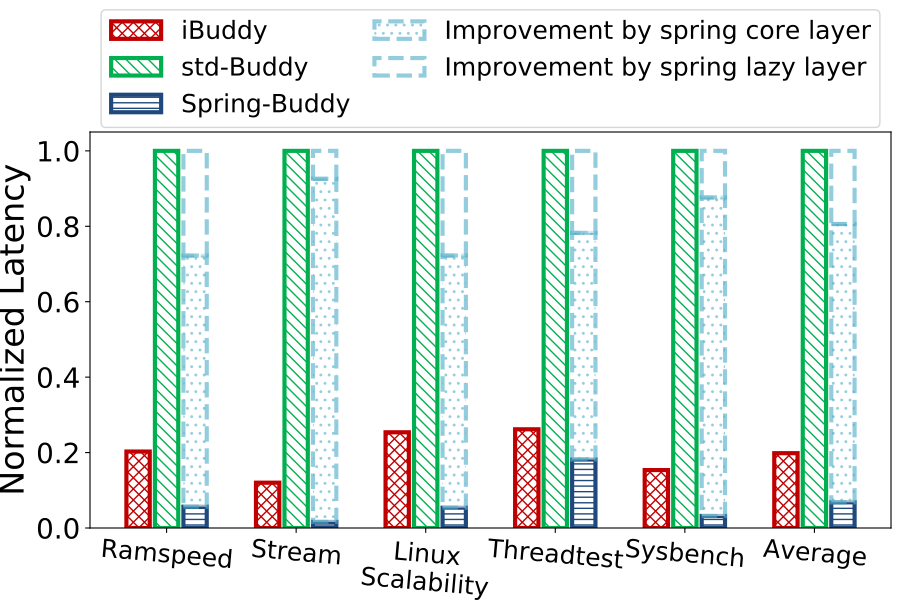

Here is the Python script that generated this plot:
import sys,os
import matplotlib.pyplot as plt
import numpy as np
from matplotlib.ticker import ScalarFormatter

colorDict = {'iBuddy': '#C00000', 'std-Buddy': '#00B050', 'Spring-Buddy (with fixlazy)': '#F79646', 'Spring-Buddy': '#1f497d', 'Improvement by spring core layer':'#4BACC6', 'Improvement by spring lazy layer':'#4BACC6'}
hatchDict = {'iBuddy': 'xxx', 'std-Buddy': '\\\\\\', 'Spring-Buddy (with fixlazy)': '///', 'Spring-Buddy': '---', 'Improvement by spring core layer':'..', 'Improvement by spring lazy layer':''}

tickArr = ['Ramspeed', 'Stream', 'Linux\nScalability', 'Threadtest', 'Sysbench', 'Average']

yDict = {
    "std-Buddy": [1697, 5069, 1651, 1173, 3919],
    "iBuddy": [344, 609, 419, 307, 602],
    "Spring-Buddy": [96, 82, 89, 213, 125],
    "fixlazy-Buddy": [567, 457, 547, 468, 609],
}

stdArr = []
iBuddyArr = []
springArr = []
coreArr = []
lazyArr = []

for i in range(5):
    stdArr.append(float(yDict["std-Buddy"][i])/yDict["std-Buddy"][i])
    iBuddyArr.append(float(yDict["iBuddy"][i])/yDict["std-Buddy"][i])
    springArr.append(float(yDict["Spring-Buddy"][i])/yDict["std-Buddy"][i])

    coreArr.append(float(yDict["std-Buddy"][i]-yDict["fixlazy-Buddy"][i])/yDict["std-Buddy"][i])
    lazyArr.append(float(yDict["fixlazy-Buddy"][i]-yDict["Spring-Buddy"][i])/yDict["std-Buddy"][i])

labelArr = ['iBuddy', 'std-Buddy', 'Spring-Buddy']
allArr = [iBuddyArr, stdArr, springArr]

for l in allArr:
    l.append(sum(l)/len(l))

padLabelArr = ['Improvement by spring core layer', 'Improvement by spring lazy layer']
padArr = [coreArr, lazyArr]

for l in padArr:
    l.append(sum(l)/len(l))

ind=np.arange(len(tickArr))
bar_width = 0.18
gap_width = 0.04
totalBarNum = len(allArr)

plt.figure(figsize=(9,6))

barCnt = 0
for barId in range(totalBarNum):
    offset = 0.0-bar_width*(totalBarNum/2.0)-gap_width*((totalBarNum-1.0)/2)+(barCnt+0.5)*bar_width+barCnt*gap_width
    curP = plt.bar(ind+offset, allArr[barId], bar_width, label=labelArr[barId],color='white', \
        edgecolor=colorDict[labelArr[barId]], hatch=hatchDict[labelArr[barId]], lw=3)
    barCnt += 1

barCnt -= 1
curBase = springArr
for barId in range(len(padLabelArr)):
    offset = 0.0-bar_width*(totalBarNum/2.0)-gap_width*((totalBarNum-1.0)/2)+(barCnt+0.5)*bar_width+barCnt*gap_width
    plt.bar(ind+offset, padArr[barId], bar_width, label=padLabelArr[barId],color='white', \
            edgecolor=colorDict[padLabelArr[barId]], hatch=hatchDict[padLabelArr[barId]], lw=3, bottom=curBase, linestyle='--', alpha = 0.6)
    
    for i in range(len(curBase)):
        curBase[i] += padArr[barId][i]


plt.ylabel('Normalized Latency', fontsize=24)
plt.yticks(fontsize=20)
# plt.ylim(0,1.25)

# xfmt = ScalarFormatter(useMathText=True)
# xfmt.set_powerlimits((0, 0))
# plt.gca().yaxis.set_major_formatter(xfmt)

# plt.text(-0.5, 1.25, r'$\times10^{-2}$',fontsize=20)

plt.xticks(ind,tickArr, fontsize=18, rotation=360-5)
# plt.xlabel('Main Memory Capacity(GB)', fontsize=26)

plt.subplots_adjust(left=0.1, right=0.99, top=0.78, bottom=0.12)

# plt.legend(fontsize=18, ncol = 2, loc='upper center', columnspacing=0.6, handletextpad=0.3, bbox_to_anchor=(0.455, 1.15))
plt.legend(fontsize=18, ncol=2, columnspacing=1, loc='upper center', bbox_to_anchor=(0.5, 1.34))

plt.savefig('%s.pdf' % os.path.splitext(sys.argv[0])[0])
plt.show()
